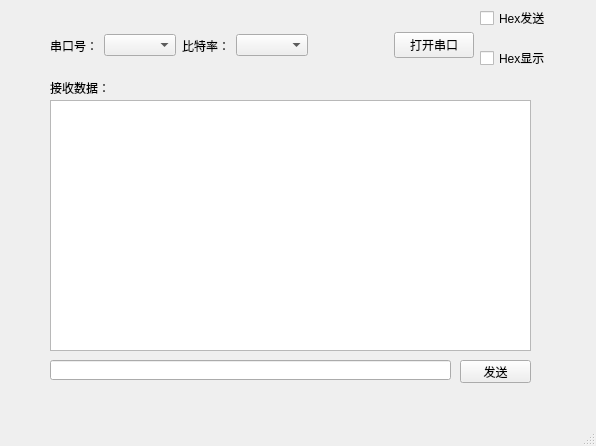
<?xml version="1.0" encoding="UTF-8"?>
<ui version="4.0">
 <class>MainWindow</class>
 <widget class="QMainWindow" name="MainWindow">
  <property name="geometry">
   <rect>
    <x>0</x>
    <y>0</y>
    <width>596</width>
    <height>446</height>
   </rect>
  </property>
  <property name="windowTitle">
   <string>MainWindow</string>
  </property>
  <widget class="QWidget" name="centralwidget">
   <widget class="QCheckBox" name="checkBoxHexSend">
    <property name="geometry">
     <rect>
      <x>480</x>
      <y>10</y>
      <width>81</width>
      <height>16</height>
     </rect>
    </property>
    <property name="text">
     <string>Hex发送</string>
    </property>
   </widget>
   <widget class="QTextEdit" name="txtReceiveData">
    <property name="geometry">
     <rect>
      <x>50</x>
      <y>100</y>
      <width>481</width>
      <height>251</height>
     </rect>
    </property>
   </widget>
   <widget class="QPushButton" name="btnSendData">
    <property name="geometry">
     <rect>
      <x>460</x>
      <y>360</y>
      <width>71</width>
      <height>23</height>
     </rect>
    </property>
    <property name="text">
     <string>发送</string>
    </property>
   </widget>
   <widget class="QWidget" name="horizontalLayoutWidget">
    <property name="geometry">
     <rect>
      <x>50</x>
      <y>30</y>
      <width>424</width>
      <height>31</height>
     </rect>
    </property>
    <layout class="QHBoxLayout" name="horizontalLayout_2">
     <item>
      <widget class="QLabel" name="label_3">
       <property name="text">
        <string>串口号：</string>
       </property>
      </widget>
     </item>
     <item>
      <widget class="QComboBox" name="comboBoxPortName">
       <property name="enabled">
        <bool>true</bool>
       </property>
       <property name="sizePolicy">
        <sizepolicy hsizetype="Fixed" vsizetype="Fixed">
         <horstretch>200</horstretch>
         <verstretch>0</verstretch>
        </sizepolicy>
       </property>
      </widget>
     </item>
     <item>
      <widget class="QLabel" name="label_4">
       <property name="text">
        <string>比特率：</string>
       </property>
      </widget>
     </item>
     <item>
      <widget class="QComboBox" name="comboBoxBaudRate"/>
     </item>
     <item>
      <spacer name="horizontalSpacer1_2">
       <property name="orientation">
        <enum>Qt::Horizontal</enum>
       </property>
       <property name="sizeHint" stdset="0">
        <size>
         <width>40</width>
         <height>20</height>
        </size>
       </property>
      </spacer>
     </item>
     <item>
      <widget class="QPushButton" name="btnOpenCOM">
       <property name="text">
        <string>打开串口</string>
       </property>
      </widget>
     </item>
    </layout>
   </widget>
   <widget class="QLabel" name="label_5">
    <property name="geometry">
     <rect>
      <x>50</x>
      <y>80</y>
      <width>61</width>
      <height>16</height>
     </rect>
    </property>
    <property name="text">
     <string>接收数据：</string>
    </property>
   </widget>
   <widget class="QLineEdit" name="txtSend">
    <property name="geometry">
     <rect>
      <x>50</x>
      <y>360</y>
      <width>401</width>
      <height>20</height>
     </rect>
    </property>
   </widget>
   <widget class="QCheckBox" name="checkBoxHexReceive">
    <property name="geometry">
     <rect>
      <x>480</x>
      <y>50</y>
      <width>81</width>
      <height>16</height>
     </rect>
    </property>
    <property name="text">
     <string>Hex显示</string>
    </property>
   </widget>
  </widget>
  <widget class="QMenuBar" name="menubar">
   <property name="geometry">
    <rect>
     <x>0</x>
     <y>0</y>
     <width>596</width>
     <height>26</height>
    </rect>
   </property>
  </widget>
  <widget class="QStatusBar" name="statusbar"/>
 </widget>
 <resources/>
 <connections/>
</ui>
